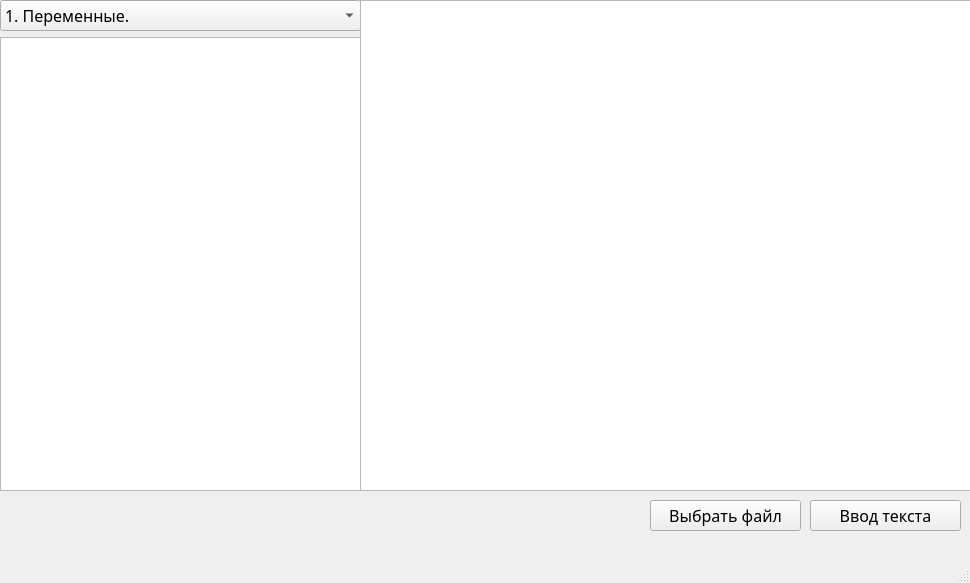
<?xml version="1.0" encoding="UTF-8"?>
<ui version="4.0">
 <class>MainWindow</class>
 <widget class="QMainWindow" name="MainWindow">
  <property name="geometry">
   <rect>
    <x>0</x>
    <y>0</y>
    <width>970</width>
    <height>583</height>
   </rect>
  </property>
  <property name="windowTitle">
   <string>MainWindow</string>
  </property>
  <widget class="QWidget" name="centralwidget">
   <widget class="QWidget" name="layoutWidget">
    <property name="geometry">
     <rect>
      <x>0</x>
      <y>0</y>
      <width>361</width>
      <height>491</height>
     </rect>
    </property>
    <layout class="QVBoxLayout" name="verticalLayout">
     <item>
      <widget class="QComboBox" name="comboBox">
       <property name="font">
        <font>
         <family>DIN Pro Cond Light</family>
         <pointsize>12</pointsize>
        </font>
       </property>
       <item>
        <property name="text">
         <string>1. Переменные.</string>
        </property>
       </item>
       <item>
        <property name="text">
         <string>2. Инициализированные структуры.</string>
        </property>
       </item>
       <item>
        <property name="text">
         <string>3. Прототипы функций.</string>
        </property>
       </item>
       <item>
        <property name="text">
         <string>4. Изменения переменных.</string>
        </property>
       </item>
       <item>
        <property name="text">
         <string>5. Локальные переменные.</string>
        </property>
       </item>
       <item>
        <property name="text">
         <string>6. Перегруженные функции.</string>
        </property>
       </item>
       <item>
        <property name="text">
         <string>7. Глубина ветвлений.</string>
        </property>
       </item>
       <item>
        <property name="text">
         <string>8. Логические ошибки.</string>
        </property>
       </item>
      </widget>
     </item>
     <item>
      <widget class="QTextBrowser" name="textBrowser">
       <property name="font">
        <font>
         <family>DIN Pro Cond Light</family>
         <pointsize>10</pointsize>
        </font>
       </property>
      </widget>
     </item>
    </layout>
   </widget>
   <widget class="QPushButton" name="pushButtonFile">
    <property name="geometry">
     <rect>
      <x>650</x>
      <y>500</y>
      <width>151</width>
      <height>31</height>
     </rect>
    </property>
    <property name="sizePolicy">
     <sizepolicy hsizetype="Minimum" vsizetype="Expanding">
      <horstretch>0</horstretch>
      <verstretch>0</verstretch>
     </sizepolicy>
    </property>
    <property name="font">
     <font>
      <family>DIN Pro Cond Light</family>
      <pointsize>12</pointsize>
     </font>
    </property>
    <property name="text">
     <string>Выбрать файл</string>
    </property>
   </widget>
   <widget class="QPushButton" name="pushButtonLine">
    <property name="geometry">
     <rect>
      <x>810</x>
      <y>500</y>
      <width>151</width>
      <height>31</height>
     </rect>
    </property>
    <property name="sizePolicy">
     <sizepolicy hsizetype="Minimum" vsizetype="Expanding">
      <horstretch>0</horstretch>
      <verstretch>0</verstretch>
     </sizepolicy>
    </property>
    <property name="font">
     <font>
      <family>DIN Pro Cond Light</family>
      <pointsize>12</pointsize>
     </font>
    </property>
    <property name="text">
     <string>Ввод текста</string>
    </property>
   </widget>
   <widget class="QTextEdit" name="textEdit">
    <property name="geometry">
     <rect>
      <x>360</x>
      <y>0</y>
      <width>611</width>
      <height>491</height>
     </rect>
    </property>
    <property name="font">
     <font>
      <pointsize>12</pointsize>
     </font>
    </property>
   </widget>
  </widget>
  <widget class="QMenuBar" name="menubar">
   <property name="geometry">
    <rect>
     <x>0</x>
     <y>0</y>
     <width>970</width>
     <height>26</height>
    </rect>
   </property>
  </widget>
  <widget class="QStatusBar" name="statusbar"/>
 </widget>
 <resources/>
 <connections/>
</ui>
